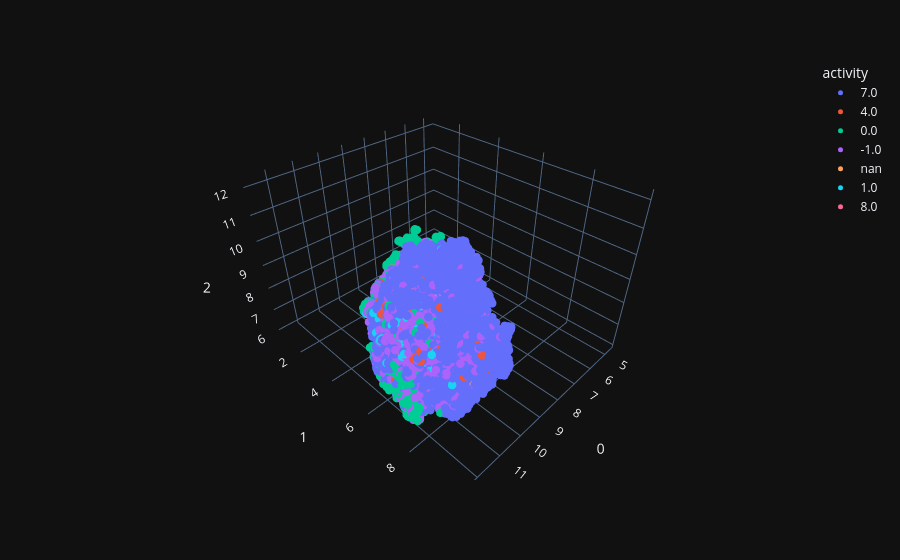

The notebook cell saved with this chart:
### Markdown cell above
## latent space of world coordination

### Code cell
# back = 0

labels = df_ready0.label_id.values.reshape(-1,1)
lb_b = sliding_window(labels.reshape(-1,1), len_sw)
label_concat_vote = majority_value(lb_b)

world_np = np.concatenate([acceleration0, labels], axis=1)
world_np.shape
world_pd = pd.DataFrame(world_np)

tmp_b = sliding_window(world_pd, len_sw)

# concatenate list
data_b = tmp_b[:,:,:-1]  # [B, Len, dim-1]
label_b = tmp_b[:,:,-1]  # [B, Len]

train_set_r = data_loader_umineko(data_b, label_b, device=device)
train_loader_wd = DataLoader(train_set_r, batch_size=batch_size,
                           shuffle=False, drop_last=False)

representation_list_wd, sample_list_wd, pred_list_wd, label_list_wd = \
            AE_eval_time_series(train_loader_wd, model, device)

# tsne latent representation to shape=(2, len) PCA降维到形状为 (2, len)
repre_concat = np.concatenate(representation_list_wd)
repre_reshape_wd = repre_concat.reshape(repre_concat.shape[0], -1)


umap_3d = UMAP(n_components=3)

proj_3d = umap_3d.fit_transform(repre_reshape_wd)

fig_3d = px.scatter_3d(
    proj_3d, x=0, y=1, z=2,
    color=label_concat_vote.astype(str),  
    labels={'color': 'activity'}
)
fig_3d.update_traces(marker_size=5)

fig_3d.show()

### Figure 1 — Plotly figure (JSON) as saved in the notebook; plotly's stock layout.template omitted (floating-point values rounded to 4 significant figures; data arrays with more than 128 entries replaced by an {"elided": "..."} marker saying what was removed)
{"data": [{"hovertemplate": "activity=7.0<br>0=%{x}<br>1=%{y}<br>2=%{z}<extra></extra>", "legendgroup": "7.0", "marker": {"color": "#636efa", "symbol": "circle", "size": 5}, "mode": "markers", "name": "7.0", "scene": "scene", "showlegend": true, "x": {"elided": "3881 float values"}, "y": {"elided": "3881 float values"}, "z": {"elided": "3881 float values"}, "type": "scatter3d"}, {"hovertemplate": "activity=4.0<br>0=%{x}<br>1=%{y}<br>2=%{z}<extra></extra>", "legendgroup": "4.0", "marker": {"color": "#EF553B", "symbol": "circle", "size": 5}, "mode": "markers", "name": "4.0", "scene": "scene", "showlegend": true, "x": [11.6, 12.24, 11.23, 11.49, 12.35, 10.89, 11.86, 10.55, 9.309, 10.24, 12.14, 12.19, 10.73, 11.28, 11.06, 11.08, 12.24, 11.61, 9.847, 11.96, 11.8, 9.84, 11.57, 10.26, 8.953, 12.3, 10.99, 10.0, 10.45, 9.613, 11.64, 12.09, 9.524, 9.953, 11.66, 9.689, 11.11, 11.91, 11.74, 9.22, 9.442, 10.05, 8.664, 11.88, 10.22, 12.3, 11.24, 11.86, 11.27, 10.08, 11.68, 12.05, 10.91, 12.27, 11.2, 10.44, 12.26, 10.17, 9.658, 11.42, 10.74, 9.405, 10.66, 9.149, 10.18, 10.25, 12.02, 12.22, 12.28], "y": [7.681, 7.83, 7.872, 7.921, 6.913, 8.786, 7.108, 6.417, 5.27, 3.774, 6.063, 6.922, 8.181, 7.247, 6.292, 9.144, 7.639, 6.608, 6.332, 6.057, 6.056, 4.512, 6.788, 5.294, 5.434, 7.21, 6.043, 5.912, 6.888, 8.347, 8.142, 7.787, 6.068, 7.386, 6.918, 5.219, 9.537, 7.7, 7.571, 5.358, 7.226, 8.076, 6.504, 8.401, 7.981, 7.181, 5.826, 6.126, 4.989, 4.457, 6.192, 7.136, 8.039, 7.731, 5.944, 6.01, 6.833, 8.433, 4.019, 8.831, 7.184, 6.356, 8.262, 7.484, 7.422, 4.651, 7.386, 7.969, 8.039], "z": [9.033, 9.165, 9.332, 8.371, 9.499, 9.717, 10.07, 10.76, 8.74, 8.62, 8.809, 9.282, 9.687, 11.26, 8.761, 9.487, 9.292, 9.823, 9.739, 9.594, 9.785, 8.646, 6.757, 8.654, 8.571, 9.119, 10.07, 9.506, 10.82, 8.359, 10.87, 9.568, 9.234, 10.79, 10.02, 7.412, 9.248, 9.907, 9.978, 8.694, 7.589, 9.743, 8.164, 9.75, 10.53, 9.034, 9.093, 9.082, 9.031, 8.356, 9.386, 9.722, 7.277, 9.198, 8.958, 7.305, 7.655, 7.514, 8.784, 8.68, 9.913, 8.501, 7.924, 7.285, 8.767, 7.534, 9.05, 9.6, 9.331], "type": "scatter3d"}, {"hovertemplate": "activity=0.0<br>0=%{x}<br>1=%{y}<br>2=%{z}<extra></extra>", "legendgroup": "0.0", "marker": {"color": "#00cc96", "symbol": "circle", "size": 5}, "mode": "markers", "name": "0.0", "scene": "scene", "showlegend": true, "x": {"elided": "1975 float values"}, "y": {"elided": "1975 float values"}, "z": {"elided": "1975 float values"}, "type": "scatter3d"}, {"hovertemplate": "activity=-1.0<br>0=%{x}<br>1=%{y}<br>2=%{z}<extra></extra>", "legendgroup": "-1.0", "marker": {"color": "#ab63fa", "symbol": "circle", "size": 5}, "mode": "markers", "name": "-1.0", "scene": "scene", "showlegend": true, "x": {"elided": "1556 float values"}, "y": {"elided": "1556 float values"}, "z": {"elided": "1556 float values"}, "type": "scatter3d"}, {"hovertemplate": "activity=nan<br>0=%{x}<br>1=%{y}<br>2=%{z}<extra></extra>", "legendgroup": "nan", "marker": {"color": "#FFA15A", "symbol": "circle", "size": 5}, "mode": "markers", "name": "nan", "scene": "scene", "showlegend": true, "x": [12.27, 9.781, 11.61, 12.02, 7.478, 12.23, 12.13, 10.24, 8.703, 7.744, 12.19, 10.84, 10.57, 11.82, 10.95, 12.03], "y": [7.497, 6.127, 6.899, 7.705, 4.19, 7.324, 7.526, 6.429, 5.176, 4.287, 7.428, 7.711, 8.386, 8.526, 7.119, 5.97], "z": [9.354, 9.155, 10.84, 9.92, 6.448, 8.753, 8.027, 9.423, 8.03, 7.967, 9.28, 8.07, 7.452, 7.366, 7.358, 8.203], "type": "scatter3d"}, {"hovertemplate": "activity=1.0<br>0=%{x}<br>1=%{y}<br>2=%{z}<extra></extra>", "legendgroup": "1.0", "marker": {"color": "#19d3f3", "symbol": "circle", "size": 5}, "mode": "markers", "name": "1.0", "scene": "scene", "showlegend": true, "x": {"elided": "158 float values"}, "y": {"elided": "158 float values"}, "z": {"elided": "158 float values"}, "type": "scatter3d"}, {"hovertemplate": "activity=8.0<br>0=%{x}<br>1=%{y}<br>2=%{z}<extra></extra>", "legendgroup": "8.0", "marker": {"color": "#FF6692", "symbol": "circle", "size": 5}, "mode": "markers", "name": "8.0", "scene": "scene", "showlegend": true, "x": [10.64, 8.579, 7.449, 7.175, 7.361, 7.364, 11.84, 7.331, 7.455, 9.962, 7.148, 7.174, 9.229, 9.297, 9.35, 11.7, 11.86, 11.18, 7.602, 7.776, 7.737, 8.049, 7.499, 10.48, 9.859, 11.98, 11.83, 9.828, 8.101, 8.129, 12.09, 10.38, 10.24, 10.02, 9.894, 8.446, 9.261, 9.982, 8.031], "y": [7.959, 6.437, 5.675, 4.044, 4.513, 4.556, 6.391, 4.952, 3.898, 7.56, 3.939, 3.944, 3.208, 3.262, 3.259, 5.953, 5.526, 7.097, 5.08, 5.664, 5.831, 6.421, 5.491, 7.988, 6.151, 6.15, 5.731, 3.559, 2.498, 2.731, 6.783, 3.731, 3.588, 3.251, 7.612, 3.626, 7.231, 7.349, 3.451], "z": [9.498, 7.926, 6.712, 7.827, 7.638, 7.206, 9.037, 6.612, 6.785, 10.53, 7.84, 7.935, 8.45, 8.457, 8.36, 9.701, 8.651, 6.659, 7.317, 6.968, 6.792, 6.552, 6.909, 9.608, 9.427, 8.215, 8.558, 7.508, 7.959, 8.014, 9.054, 8.01, 7.924, 7.55, 7.513, 7.989, 7.105, 8.916, 8.104], "type": "scatter3d"}], "layout": {"scene": {"domain": {"x": [0.0, 1.0], "y": [0.0, 1.0]}, "xaxis": {"title": {"text": "0"}}, "yaxis": {"title": {"text": "1"}}, "zaxis": {"title": {"text": "2"}}}, "legend": {"title": {"text": "activity"}, "tracegroupgap": 0}, "margin": {"t": 60}}}
